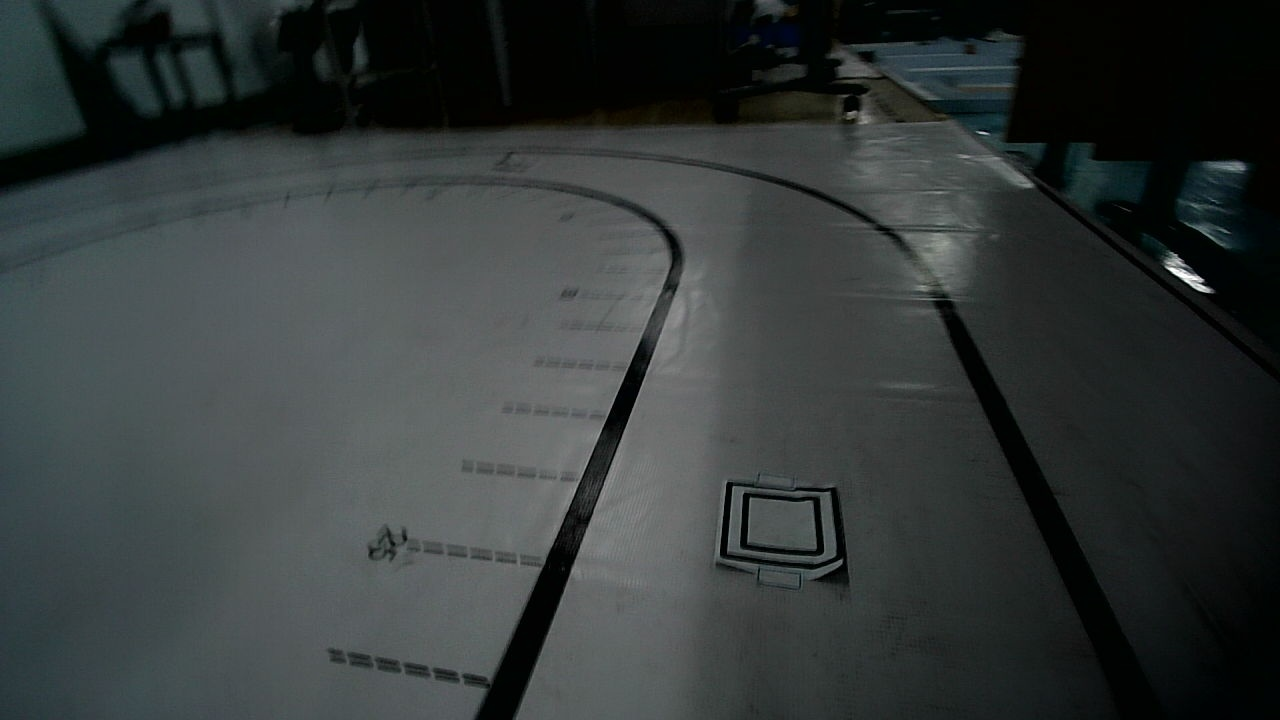
#> input picture latest_square_card_capture_20261010.jpg, 1280 x 720 px, given in place of camera_commands3.avi, which was not available
$ python measure_lane_video_photometry.py --data-dir .. --output out.png   (older library calls are emulated)
#> lines starting #> are read from the running program, lines starting #| are printed output that depends on the picture; pictures that were not available may be replaced by others from this repository, and a replacement may not be noted
"""Read-only decoded-video photometry; output artifacts only under --output. Fixed sample validity applies to the five reviewed recordings only."""
from pathlib import Path
import argparse,csv,json,hashlib,platform
import cv2,numpy as np
parser=argparse.ArgumentParser(description=__doc__)
parser.add_argument('--data-dir',type=Path,required=True)
parser.add_argument('--output',type=Path,required=True)
args=parser.parse_args()
OUT=args.output
OUT.mkdir(parents=True,exist_ok=True)
ROOT=args.data_dir
FILES=[ROOT/'camera_commands3.avi']+[ROOT/name for name in (
 'WIN_20260919_18_10_34_Pro_flip.mp4','WIN_20260919_18_11_50_Pro_flip.mp4',
 'WIN_20260919_18_13_14_Pro_flip.mp4','WIN_20260919_18_13_53_Pro_flip.mp4')]
INVALID={
 'camera_commands3.avi':{**{f:'start camera/scene obscured' for f in [0,20]},**{f:'foot/person overlaps measurement ROI' for f in [80,120,140,160,180]},**{f:'non-track floor overlaps ROI' for f in [740,760,780]},**{f:'power strip/cable object overlaps ROI' for f in [1040,1060,1080,1100]},**{f:'foot/person/non-track floor overlaps ROI' for f in range(1180,1341,20)}},
 'WIN_20260919_18_10_34_Pro_flip.mp4':{f:'non-track floor overlaps ROI' for f in [110,120,130]},
 'WIN_20260919_18_11_50_Pro_flip.mp4':{130:'non-track floor overlaps ROI'},
 'WIN_20260919_18_13_14_Pro_flip.mp4':{**{f:'power strip overlaps ROI' for f in [0,10,20,30,40]},**{f:'non-track floor overlaps ROI' for f in [160,170]}},
 'WIN_20260919_18_13_53_Pro_flip.mp4':{**{f:'power strip overlaps ROI' for f in [0,10]},**{f:'foreground cable overlaps ROI' for f in [80,110,120]}}
}
def metrics(im):
 y=cv2.cvtColor(im,cv2.COLOR_BGR2GRAY); hsv=cv2.cvtColor(im,cv2.COLOR_BGR2HSV);flat=y.ravel();b,g,r=im.mean(axis=(0,1))
 p=np.percentile(flat,[1,5,10,25,50,75,90,95,99])
 return {'gray_mean':float(flat.mean()),'gray_std_spatial':float(flat.std()),**{'gray_p'+str(k):float(v) for k,v in zip([1,5,10,25,50,75,90,95,99],p)},'gray_ge250_fraction':float(np.mean(y>=250)),'gray_le5_fraction':float(np.mean(y<=5)),'any_channel_ge250_fraction':float(np.mean(np.max(im,axis=2)>=250)),'all_channel_le5_fraction':float(np.mean(np.max(im,axis=2)<=5)),'hsv_s_mean':float(hsv[:,:,1].mean()),'hsv_s_ge250_fraction':float(np.mean(hsv[:,:,1]>=250)),'b_mean':float(b),'g_mean':float(g),'r_mean':float(r),'r_over_g':float(r/g) if g else None,'b_over_g':float(b/g) if g else None,'laplacian_variance':float(cv2.Laplacian(y,cv2.CV_64F,ksize=1).var()),'pixel_count':int(flat.size)}
rows=[];metadata=[]
for path in FILES:
 cap=cv2.VideoCapture(str(path))
 if not cap.isOpened():raise RuntimeError(f'Cannot decode {path}')
 n=int(cap.get(cv2.CAP_PROP_FRAME_COUNT));fps=float(cap.get(cv2.CAP_PROP_FPS));w=int(cap.get(cv2.CAP_PROP_FRAME_WIDTH));h=int(cap.get(cv2.CAP_PROP_FRAME_HEIGHT));interval=2 if path.suffix=='.avi' else .5
 ids=set(round(t*fps) for t in np.arange(0,n/fps,interval));decoded=0;used=[]
 for idx in range(n):
  ok,im=cap.read()
  if not ok:break
  decoded+=1
  if idx not in ids:continue
  used.append(idx); im=cv2.resize(im,(960,540),interpolation=cv2.INTER_AREA)
  scopes={'whole_raw':im,'whole_common_without_hud':im[:430,:],'ground_roi':im[189:405,240:720]}
  for scope,region in scopes.items():
   invalid=INVALID[path.name].get(idx,'') if scope=='ground_roi' else ''
   rows.append({'video':path.name,'frame_index':idx,'time_s':idx/fps,'scope':scope,'ground_valid':not bool(invalid),'invalid_reason':invalid,**metrics(region)})
#> this loop made 1 pass
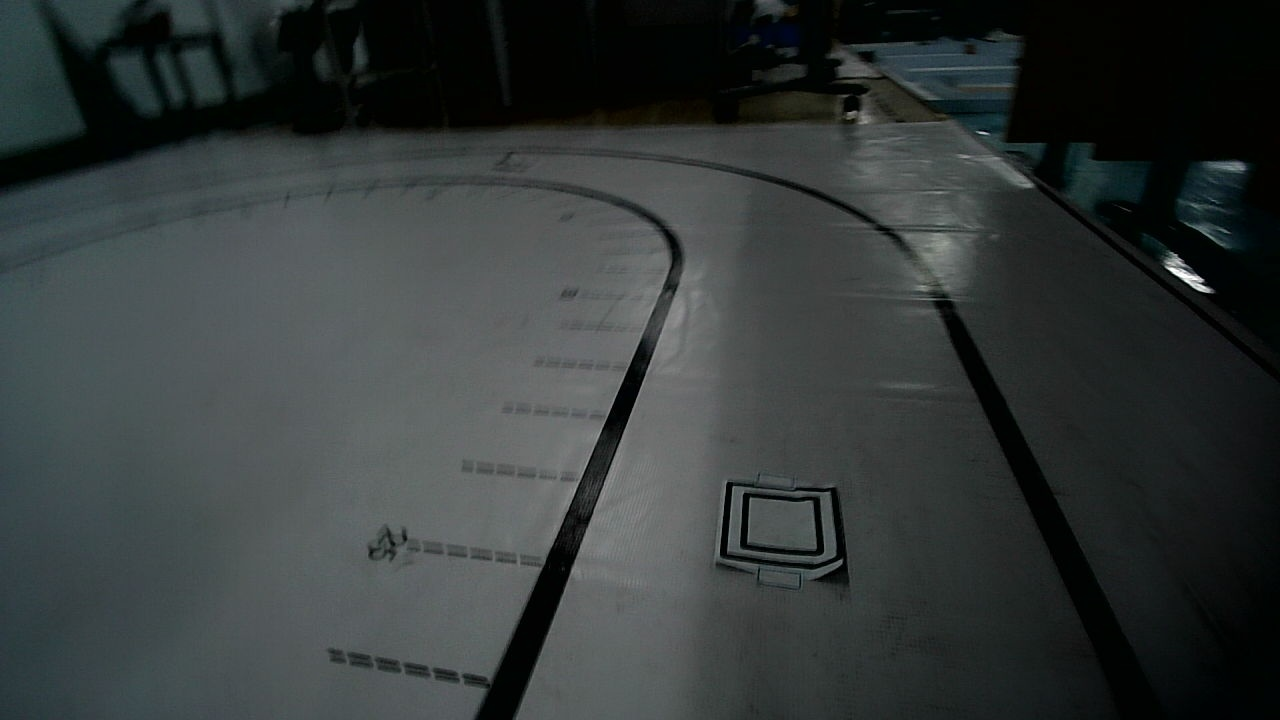
#> input picture latest_square_card_capture_20261010.jpg, 1280 x 720 px, given in place of camera_commands3.avi, which was not available
#> pass 1, in metrics (call 2), `y = cv2.cvtColor(im, cv2.COLOR_BGR2GRAY)`:
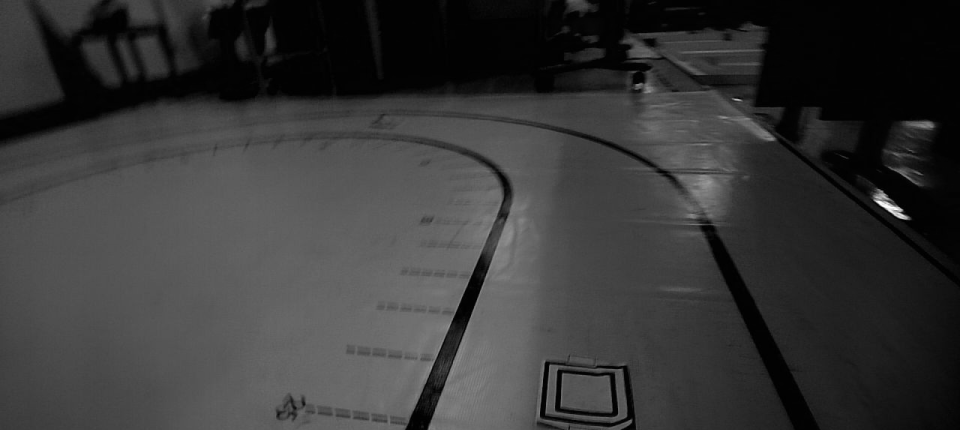
#> y: shape (430, 960); min 0, max 254, mean 55.4
#> after the loop:
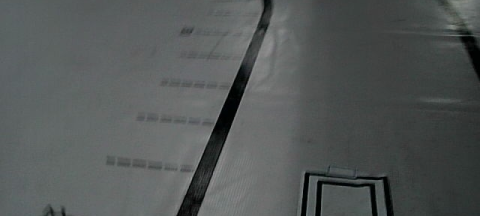
#> region: shape (216, 480, 3); mean B, G, R 87, 87.6, 83.5
#> after the loop, decoded = 1; rows = 3 items; used = [0]
 cap.release()
#> (the run stopped early here; a loop or call above may not have finished)
